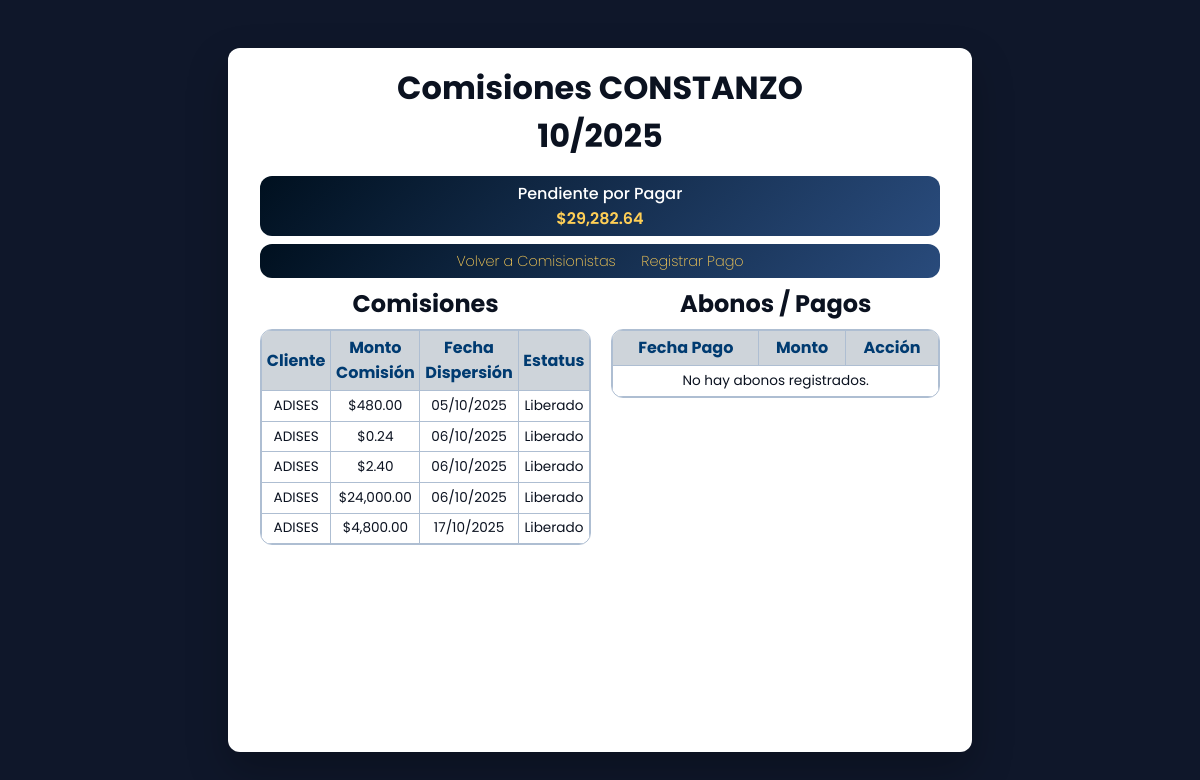
Before: /comisiones/detalle/CONSTANZO/ with the older database file.
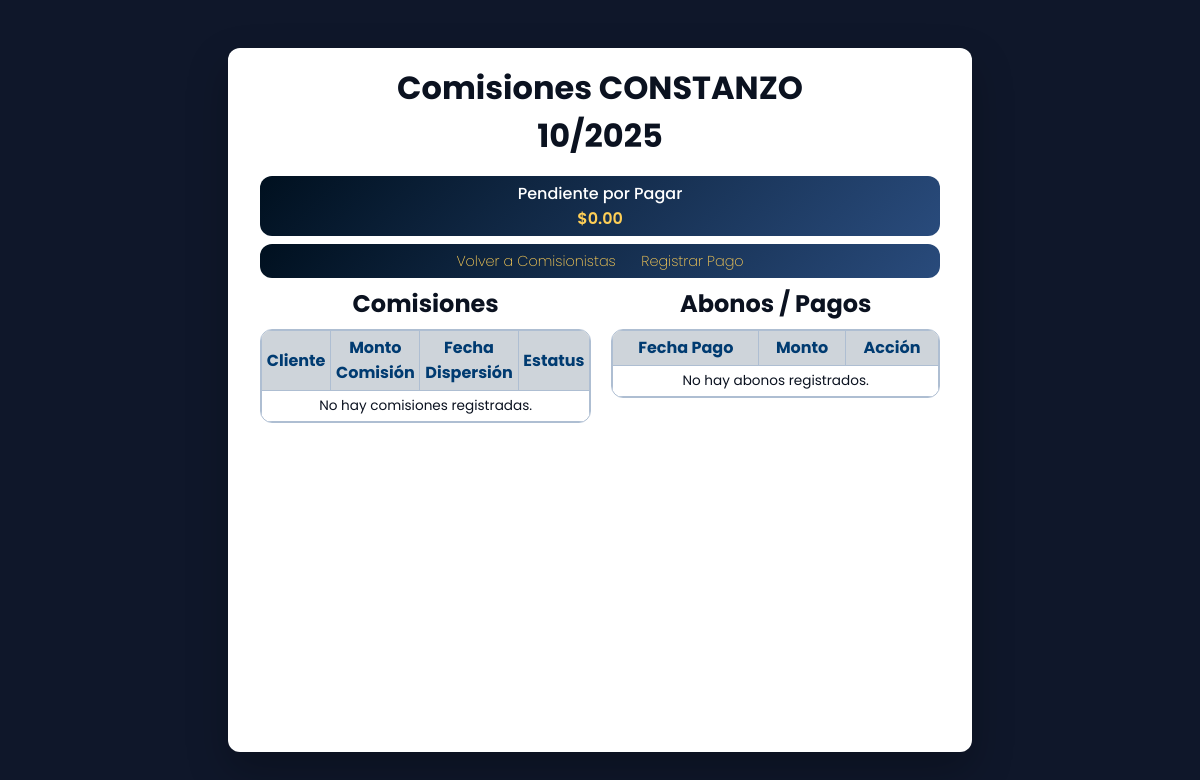
After: the same page with the newer database file.
### comisiones/models.py (models this page shows, shortened)
class Comision(models.Model):
    dispersion = models.ForeignKey(Dispersion, on_delete=models.CASCADE, related_name="comisiones")
    cliente = models.ForeignKey(Cliente, on_delete=models.CASCADE)
    comisionista = models.CharField(max_length=255)
    porcentaje = models.DecimalField(max_digits=5, decimal_places=2)
    monto = models.DecimalField(max_digits=12, decimal_places=2)
    fecha = models.DateTimeField(auto_now_add=True)
    estatus = models.CharField(max_length=50, default='Pendiente')

class Pago(models.Model):
    comisionista = models.CharField(max_length=255)
    mes = models.IntegerField()
    anio = models.IntegerField()
    monto = models.DecimalField(max_digits=12, decimal_places=2)
    fecha_pago = models.DateField()
    creado = models.DateTimeField(auto_now_add=True)
    comentarios = models.TextField(blank=True, null=True)

### clientes/models.py (models this page shows, shortened)
class Cliente(models.Model):
    servicio = models.CharField(max_length=100)
    comision_procom = models.FloatField(blank=True, null=True)
    nombre = models.CharField(max_length=150)
    utilidad_enrok = models.FloatField(blank=True, null=True)
    comisionista_1 = models.CharField(max_length=100, blank=True, null=True)
    porcentaje_1 = models.FloatField(blank=True, null=True)
    comisionista_2 = models.CharField(max_length=100, blank=True, null=True)
    porcentaje_2 = models.FloatField(blank=True, null=True)
    comisionista_3 = models.CharField(max_length=100, blank=True, null=True)
    porcentaje_3 = models.FloatField(blank=True, null=True)
    comisionista_4 = models.CharField(max_length=100, blank=True, null=True)
    porcentaje_4 = models.FloatField(blank=True, null=True)
    comisionista_5 = models.CharField(max_length=100, blank=True, null=True)
    porcentaje_5 = models.FloatField(blank=True, null=True)
    comisionista_6 = models.CharField(max_length=100, blank=True, null=True)
    porcentaje_6 = models.FloatField(blank=True, null=True)
    comisionista_7 = models.CharField(max_length=100, blank=True, null=True)
    porcentaje_7 = models.FloatField(blank=True, null=True)
    comisionista_8 = models.CharField(max_length=100, blank=True, null=True)
    porcentaje_8 = models.FloatField(blank=True, null=True)
    comisionista_9 = models.CharField(max_length=100, blank=True, null=True)
    porcentaje_9 = models.FloatField(blank=True, null=True)
    fecha_registro = models.DateTimeField(auto_now_add=True)

### dispersiones/models.py (models this page shows, shortened)
class Dispersion(models.Model):
    fecha = models.DateTimeField(default=timezone.now)
    cliente = models.ForeignKey(Cliente, on_delete=models.CASCADE)
    factura = models.CharField(max_length=100)
    num_factura = models.CharField(max_length=100, blank=True, null=True)
    monto = models.DecimalField(max_digits=12, decimal_places=2)
    comision = models.DecimalField(max_digits=12, decimal_places=2, editable=False)
    num_factura_honorarios = models.CharField(max_length=100, blank=True, null=True)
    total_honorarios = models.DecimalField(max_digits=12, decimal_places=2, editable=False)
    estatus = models.CharField(max_length=50)
    comentarios = models.TextField(blank=True, null=True)
    estatus_periodo = models.CharField(max_length=50)
    estatus_pago = models.CharField(max_length=50, default="Pendiente")
    comision_procom = models.DecimalField(max_digits=5, decimal_places=2, editable=False)

### comisiones/views.py (the view)
# urls.py: path('detalle/<str:comisionista>/', views.detalle_comisiones, name='comisiones_detalle'),
def detalle_comisiones(request, comisionista):
    from urllib.parse import urlparse, parse_qs
    volver_url = request.GET.get('volver', '/comisiones/listar/')
    parsed = urlparse(volver_url)
    query = parse_qs(parsed.query)
    mes = int(query.get('mes', [datetime.now().month])[0])
    anio = int(query.get('anio', [datetime.now().year])[0])
    detalle = Comision.objects.filter(
        comisionista=comisionista,
        dispersion__fecha__month=mes,
        dispersion__fecha__year=anio
    ).order_by('dispersion__fecha')
    abonos = Pago.objects.filter(
        comisionista=comisionista,
        mes=mes,
        anio=anio
    ).order_by('fecha_pago')
    total_liberadas = detalle.filter(estatus='Liberado').aggregate(Sum('monto'))['monto__sum'] or 0
    total_abonos = abonos.aggregate(Sum('monto'))['monto__sum'] or 0
    pendiente_pagar = total_liberadas - total_abonos
    context = {
        'comisionista': comisionista,
        'detalle': detalle,
        'abonos': abonos,
        'next': request.get_full_path(),
        'volver_url': volver_url,
        'mes': mes,
        'anio': anio,
        'pendiente_pagar': pendiente_pagar,  # <-- NUEVO
    }
    return render(request, 'comisiones/detalle.html', context)

### comisiones/templates/comisiones/detalle.html (shortened to what this page needs)
<!DOCTYPE html>
<html lang="es">
{% load humanize %}
<head>
</head>
<body>
  <div class="card">
    <h1>Comisiones {{ comisionista }}</h1>
    <h1>{{ mes }}/{{ anio }}</h1>
    <div class="pendiente-box">
      <h2>Pendiente por Pagar</h2>
      <p class="monto">${{ pendiente_pagar|floatformat:2|intcomma }}</p>
    </div>
    <div class="actions">
      <a href="{{ volver_url }}" class="btn">Volver a Comisionistas</a>
      <a href="{% url 'registrar_pago' comisionista %}?next={{ next|urlencode }}&mes={{ mes }}&anio={{ anio }}" class="btn">Registrar Pago</a>
    </div>
    <div style="display:flex; gap: 20px;">
      <div style="flex:1;">
        <h2>Comisiones</h2>
        <div style="border:1px solid #aebed2; border-radius:12px; overflow:hidden;">
          <table>
            <tr>
              <th>Cliente</th>
              <th>Monto Comisión</th>
              <th>Fecha Dispersión</th>
              <th>Estatus</th>
            </tr>
            {% for d in detalle %}
            <tr>
              <td>{{ d.cliente.nombre }}</td>
              <td>${{ d.monto|floatformat:2|intcomma }}</td>
              <td>{{ d.dispersion.fecha|date:"d/m/Y" }}</td>
              <td>{{ d.estatus }}</td>
            </tr>
            {% empty %}
            <tr>
              <td colspan="4" style="text-align:center;">No hay comisiones registradas.</td>
            </tr>
            {% endfor %}
          </table>
        </div>
      </div>
      <div style="flex:1;">
        <h2>Abonos / Pagos</h2>
        <div style="border:1px solid #aebed2; border-radius:12px; overflow:hidden;">
          <table>
            <tr>
              <th>Fecha Pago</th>
              <th>Monto</th>
              <th>Acción</th>
            </tr>
            {% for a in abonos %}
            <tr>
              <td>{{ a.fecha_pago|date:"d/m/Y" }}</td>
              <td>${{ a.monto|floatformat:2|intcomma }}</td>
              <td>
                <a href="{% url 'editar_pago' comisionista a.id %}?next={{ next|urlencode }}&mes={{ mes }}&anio={{ anio }}" class="btn_editar">Editar</a>
              </td>
            </tr>
            {% empty %}
            <tr>
              <td colspan="3" style="text-align:center;">No hay abonos registrados.</td>
            </tr>
            {% endfor %}
          </table>
        </div>
      </div>
    </div>
  </div>
</body>
</html>

### comisiones/templates/comisiones/detalle.html (style rules this page uses)
:root { --fuente-principal: 'Poppins', system-ui, -apple-system, Segoe UI, Roboto, sans-serif; }
*, *::before, *::after { font-family: var(--fuente-principal) !important; }
body { min-height: 100vh; display: grid; place-items: start center; background: #0f172a; margin: 0; padding-top: 2rem; }
.card { width: min(680px, 92vw); max-width: 1200px; margin: 1rem; min-height: 80vh; color: #0b1220; background: #ffffff; padding: 2rem; border-radius: 12px; box-shadow: 0 18px 40px rgba(0,0,0,.25); }
h1 { text-align: center; margin-bottom: 1rem; margin-top: -1rem; }
h2 { text-align: center; margin-bottom: 0.5rem; margin-top: 0rem; }
.btn { padding: 2px 8px; text-decoration: none; display: inline-block; color: #ffcf56; background: transparent; border: none; font-weight: 200; text-align: center; line-height: 30px; font-size: .9rem; box-sizing: border-box; cursor: pointer; transition: 0.3s; }
.actions { margin-top: .5rem; margin-bottom: .5rem; display: flex; gap: .6rem; justify-content: center; background: linear-gradient(135deg, #00101f 0%, #294b7c 100%); border-radius: 12px; }
.pendiente-box { position: relative; background: linear-gradient(135deg, #00101f 0%, #294b7c 100%); color: white; padding: 0.3rem; border-radius: 12px; text-align: center; display: flex; flex-direction: column; justify-content: center; align-items: center; }
.pendiente-box h2 { margin: 0; font-size: 1rem; font-weight: 500; }
.pendiente-box .monto { font-size: 1rem; font-weight: 600; margin: 0; color: #ffcf56; }
table { width: 100%; border-collapse: collapse; }
th, td { border: 1px solid #aebed2; padding: 0.3rem; text-align: center; font-size: 0.85rem; }
th { background: rgb(206, 212, 218); text-align: center; color: #003b71; font-size: 1rem; }

Changed rows visible on the page:
removed Comision: cliente.nombre "ADISES", monto "480.00", dispersion.fecha "05/10/2025", estatus "Liberado"
removed Comision: cliente.nombre "ADISES", monto "0.24", dispersion.fecha "06/10/2025", estatus "Liberado"
removed Comision: cliente.nombre "ADISES", monto "2.40", dispersion.fecha "06/10/2025", estatus "Liberado"
removed Comision: cliente.nombre "ADISES", monto "24,000.00", dispersion.fecha "06/10/2025", estatus "Liberado"
removed Comision: cliente.nombre "ADISES", monto "4,800.00", dispersion.fecha "17/10/2025", estatus "Liberado"
added Pago: comisionista "CONSTANZO"
Other visible differences:
{{ pendiente_pagar|floatformat:2|intcomma }}: "29,282.64" → "0.00"
{{ comisionista }}: "CONSTANZO" → (not shown)
text now shown: "No hay comisiones registradas."
